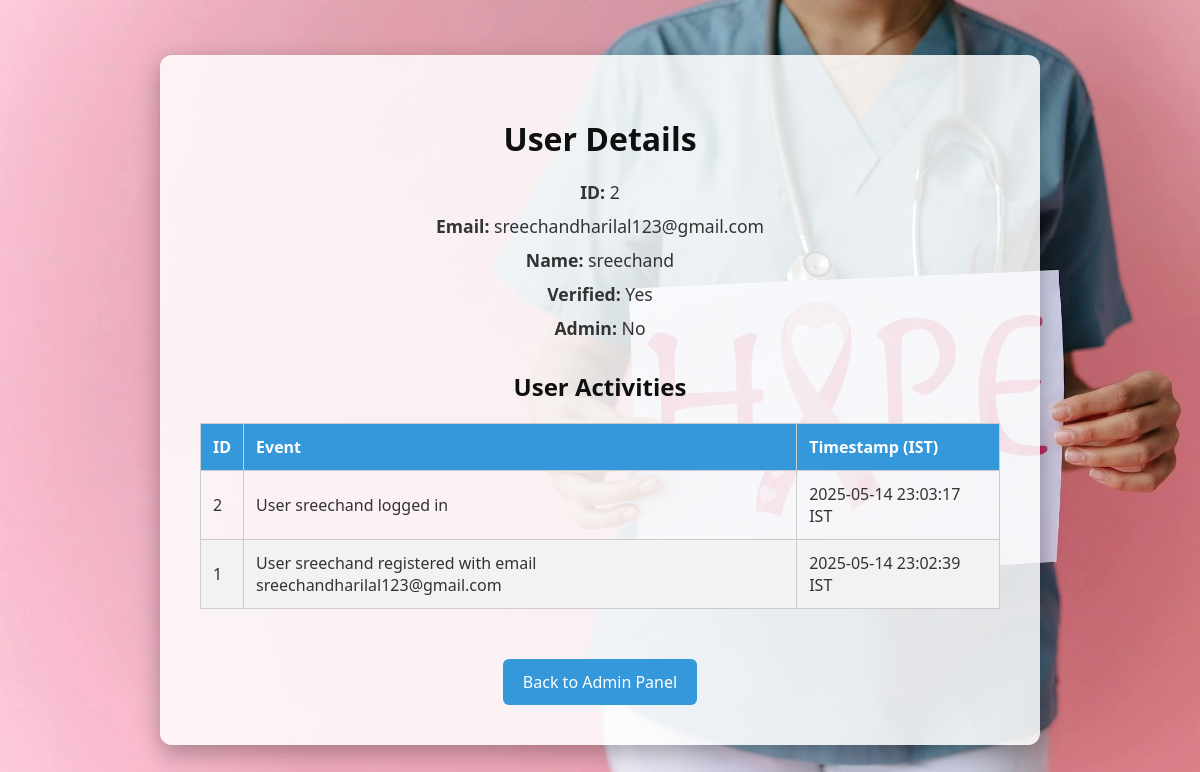
Page /user_details/2 (signed in) on the committed database.
### app.py (models this page shows)
class User(db.Model):
    id = db.Column(db.Integer, primary_key=True)
    email = db.Column(db.String(100), unique=True, nullable=False)
    name = db.Column(db.String(100), unique=True, nullable=False)
    password = db.Column(db.String(100), nullable=False)
    is_admin = db.Column(db.Boolean, default=False)
    is_verified = db.Column(db.Boolean, default=False)
    otp = db.Column(db.String(6), nullable=True)
    activities = db.relationship('UserActivity', backref='user', lazy=True)
    predictions = db.relationship('Prediction', backref='user', lazy=True)

class UserActivity(db.Model):
    id = db.Column(db.Integer, primary_key=True)
    user_id = db.Column(db.Integer, db.ForeignKey('user.id'), nullable=False)
    event = db.Column(db.String(100), nullable=False)
    timestamp = db.Column(db.DateTime, nullable=False, default=lambda: datetime.now(pytz.timezone('Asia/Kolkata')))

### app.py (the view)
@app.route('/user_details/<int:user_id>')
def user_details(user_id):
    if not session.get('logged_in') or not session.get('is_admin'):
        return redirect(url_for('login'))
    user = User.query.get_or_404(user_id)
    activities = UserActivity.query.filter_by(user_id=user_id).order_by(UserActivity.timestamp.desc()).all()
    return render_template('user_details.html', user=user, activities=activities)

### templates/user_details.html (shortened to what this page needs)
<!DOCTYPE html>
<html lang="en">
<head>
</head>
<body>
    <div class="details-container">
        <h1>User Details</h1>
        <p><strong>ID:</strong> {{ user.id }}</p>
        <p><strong>Email:</strong> {{ user.email }}</p>
        <p><strong>Name:</strong> {{ user.name }}</p>
        <p><strong>Verified:</strong> {{ 'Yes' if user.is_verified else 'No' }}</p>
        <p><strong>Admin:</strong> {{ 'Yes' if user.is_admin else 'No' }}</p>
        <h2>User Activities</h2>
        <table>
            <thead>
                <tr>
                    <th>ID</th>
                    <th>Event</th>
                    <th>Timestamp (IST)</th>
                </tr>
            </thead>
            <tbody>
                {% for activity in activities %}
                <tr>
                    <td>{{ activity.id }}</td>
                    <td>{{ activity.event }}</td>
                    <td>{{ activity.timestamp.strftime('%Y-%m-%d %H:%M:%S IST') }}</td>
                </tr>
                {% endfor %}
            </tbody>
        </table>
        <a href="{{ url_for('admin') }}" class="back-btn">Back to Admin Panel</a>
    </div>
</body>
</html>

### rows in the picture
User: id "2", email "sreechandharilal123@gmail.com", name "sreechand", is_verified "Yes", is_admin "No"
UserActivity: id "2", event "User sreechand logged in", timestamp "2025-05-14 23:03:17 IST"
UserActivity: id "1", event "User sreechand registered with email sreechandharilal123@gmail.com", timestamp "2025-05-14 23:02:39 IST"
